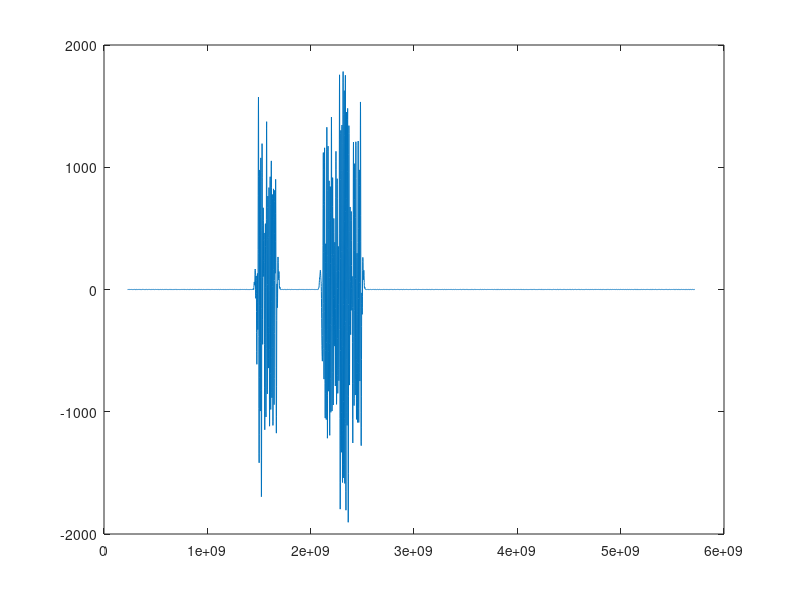

Reproduce this figure in MATLAB.
# Das Skript liest in Multiplot gespeicherte Daten wieder ein
# und zeigt sie in Plot-Fenster an
#
dataStream = [];

readData = load("test_01.txt");
streamCount = (length(readData.dataMatrix)/3)

for i = 1:streamCount
  dataStream(i).name = readData.dataMatrix{(i-1)*3+1};
  dataStream(i).array = readData.dataMatrix{(i-1)*3+2};
  dataStream(i).t     = readData.dataMatrix{(i-1)*3+3};
endfor

for i = 1:length(dataStream)
  plot(dataStream(i).t,dataStream(i).array)
endfor
daten = dataStream(1).array;


